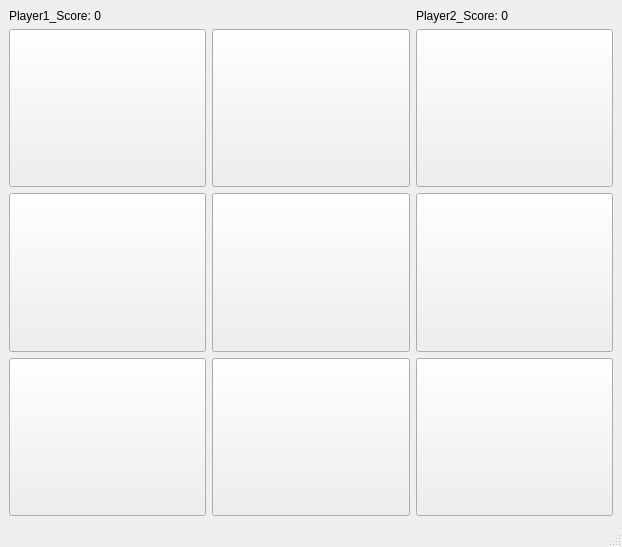
<?xml version="1.0" encoding="UTF-8"?>
<ui version="4.0">
 <class>MainWindow</class>
 <widget class="QMainWindow" name="MainWindow">
  <property name="geometry">
   <rect>
    <x>0</x>
    <y>0</y>
    <width>622</width>
    <height>547</height>
   </rect>
  </property>
  <property name="windowTitle">
   <string>MainWindow</string>
  </property>
  <widget class="QWidget" name="centralwidget">
   <layout class="QGridLayout" name="gridLayout_2">
    <item row="0" column="0">
     <layout class="QGridLayout" name="gridLayout">
      <item row="3" column="2">
       <widget class="QPushButton" name="pushButton_9">
        <property name="sizePolicy">
         <sizepolicy hsizetype="Expanding" vsizetype="Expanding">
          <horstretch>0</horstretch>
          <verstretch>0</verstretch>
         </sizepolicy>
        </property>
        <property name="text">
         <string/>
        </property>
       </widget>
      </item>
      <item row="2" column="2">
       <widget class="QPushButton" name="pushButton_6">
        <property name="sizePolicy">
         <sizepolicy hsizetype="Expanding" vsizetype="Expanding">
          <horstretch>0</horstretch>
          <verstretch>0</verstretch>
         </sizepolicy>
        </property>
        <property name="text">
         <string/>
        </property>
       </widget>
      </item>
      <item row="3" column="1">
       <widget class="QPushButton" name="pushButton_8">
        <property name="sizePolicy">
         <sizepolicy hsizetype="Expanding" vsizetype="Expanding">
          <horstretch>0</horstretch>
          <verstretch>0</verstretch>
         </sizepolicy>
        </property>
        <property name="text">
         <string/>
        </property>
       </widget>
      </item>
      <item row="3" column="0">
       <widget class="QPushButton" name="pushButton_7">
        <property name="sizePolicy">
         <sizepolicy hsizetype="Expanding" vsizetype="Expanding">
          <horstretch>0</horstretch>
          <verstretch>0</verstretch>
         </sizepolicy>
        </property>
        <property name="text">
         <string/>
        </property>
       </widget>
      </item>
      <item row="1" column="1">
       <widget class="QPushButton" name="pushButton_2">
        <property name="sizePolicy">
         <sizepolicy hsizetype="Expanding" vsizetype="Expanding">
          <horstretch>0</horstretch>
          <verstretch>0</verstretch>
         </sizepolicy>
        </property>
        <property name="text">
         <string/>
        </property>
       </widget>
      </item>
      <item row="2" column="0">
       <widget class="QPushButton" name="pushButton_4">
        <property name="sizePolicy">
         <sizepolicy hsizetype="Expanding" vsizetype="Expanding">
          <horstretch>0</horstretch>
          <verstretch>0</verstretch>
         </sizepolicy>
        </property>
        <property name="text">
         <string/>
        </property>
       </widget>
      </item>
      <item row="1" column="2">
       <widget class="QPushButton" name="pushButton_3">
        <property name="sizePolicy">
         <sizepolicy hsizetype="Expanding" vsizetype="Expanding">
          <horstretch>0</horstretch>
          <verstretch>0</verstretch>
         </sizepolicy>
        </property>
        <property name="text">
         <string/>
        </property>
       </widget>
      </item>
      <item row="2" column="1">
       <widget class="QPushButton" name="pushButton_5">
        <property name="sizePolicy">
         <sizepolicy hsizetype="Expanding" vsizetype="Expanding">
          <horstretch>0</horstretch>
          <verstretch>0</verstretch>
         </sizepolicy>
        </property>
        <property name="text">
         <string/>
        </property>
       </widget>
      </item>
      <item row="1" column="0">
       <widget class="QPushButton" name="pushButton_1">
        <property name="sizePolicy">
         <sizepolicy hsizetype="Expanding" vsizetype="Expanding">
          <horstretch>0</horstretch>
          <verstretch>0</verstretch>
         </sizepolicy>
        </property>
        <property name="text">
         <string/>
        </property>
       </widget>
      </item>
      <item row="0" column="0">
       <widget class="QLabel" name="label">
        <property name="text">
         <string>Player1_Score: 0</string>
        </property>
       </widget>
      </item>
      <item row="0" column="2">
       <widget class="QLabel" name="label_2">
        <property name="text">
         <string>Player2_Score: 0</string>
        </property>
       </widget>
      </item>
     </layout>
    </item>
   </layout>
  </widget>
  <widget class="QMenuBar" name="menubar">
   <property name="geometry">
    <rect>
     <x>0</x>
     <y>0</y>
     <width>622</width>
     <height>22</height>
    </rect>
   </property>
  </widget>
  <widget class="QStatusBar" name="statusbar"/>
 </widget>
 <resources/>
 <connections/>
</ui>
